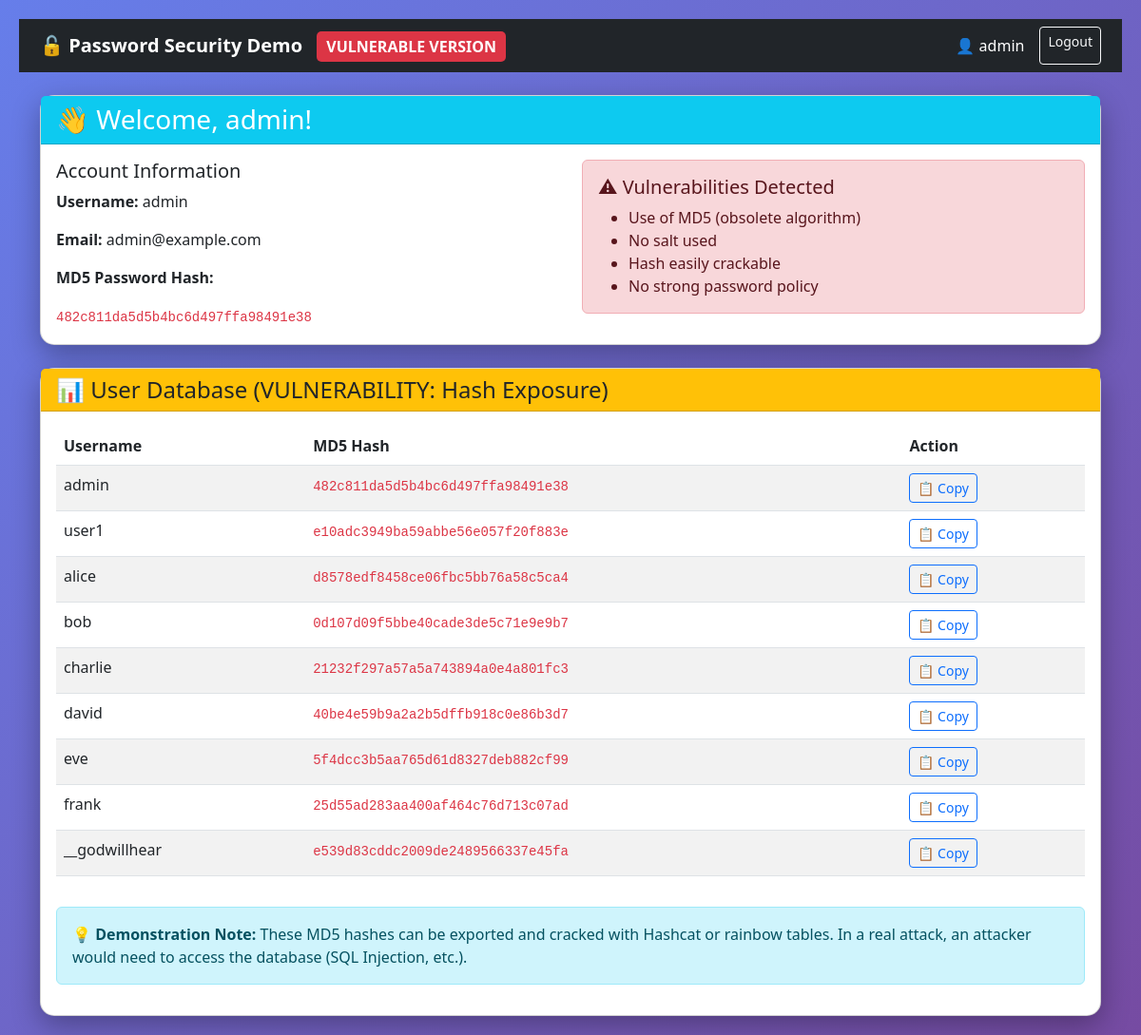
The app's page /dashboard (signed in) with its own data.
### tables this page shows
CREATE TABLE users (
            id INTEGER PRIMARY KEY AUTOINCREMENT,
            username TEXT UNIQUE NOT NULL,
            password TEXT NOT NULL,
            email TEXT NOT NULL
        );

### app.py (the view)
@app.route('/dashboard')
def dashboard():
    if 'user_id' not in session:
        flash('Please log in first!', 'warning')
        return redirect(url_for('login'))
    conn = get_db_connection()
    user = conn.execute('SELECT * FROM users WHERE id = ?', (session['user_id'],)).fetchone()
    all_users = conn.execute('SELECT username, password FROM users').fetchall()
    conn.close()
    return render_template('dashboard.html', user=user, all_users=all_users)

### app.py (called while the page is built)
def get_db_connection():
    conn = sqlite3.connect(DATABASE)
    conn.row_factory = sqlite3.Row
    return conn

### templates/dashboard.html (shortened to what this page needs)
{% extends "base.html" %}
{% block content %}
<div class="row">
    <div class="col-md-12">
        <div class="card mb-4">
            <div class="card-header bg-info text-white">
                <h3 class="mb-0">👋 Welcome, {{ user.username }}!</h3>
            </div>
            <div class="card-body">
                <div class="row">
                    <div class="col-md-6">
                        <h5>Account Information</h5>
                        <p><strong>Username:</strong> {{ user.username }}</p>
                        <p><strong>Email:</strong> {{ user.email }}</p>
                        <p><strong>MD5 Password Hash:</strong></p>
                        <code class="text-danger">{{ user.password }}</code>
                    </div>
                    <div class="col-md-6">
                        <div class="alert alert-danger">
                            <h5>⚠ Vulnerabilities Detected</h5>
                            <ul class="mb-0">
                                <li>Use of MD5 (obsolete algorithm)</li>
                                <li>No salt used</li>
                                <li>Hash easily crackable</li>
                                <li>No strong password policy</li>
                            </ul>
                        </div>
                    </div>
                </div>
            </div>
        </div>
        <div class="card">
            <div class="card-header bg-warning">
                <h4 class="mb-0">📊 User Database (VULNERABILITY: Hash Exposure)</h4>
            </div>
            <div class="card-body">
                <div class="table-responsive">
                    <table class="table table-striped table-hover">
                        <thead>
                            <tr>
                                <th>Username</th>
                                <th>MD5 Hash</th>
                                <th>Action</th>
                            </tr>
                        </thead>
                        <tbody>
                            {% for user_item in all_users %}
                            <tr>
                                <td>{{ user_item.username }}</td>
                                <td><code class="text-danger">{{ user_item.password }}</code></td>
                                <td>
                                    <button class="btn btn-sm btn-outline-primary" onclick="copyHash('{{ user_item.password }}')">
                                        📋 Copy
                                    </button>
                                </td>
                            </tr>
                            {% endfor %}
                        </tbody>
                    </table>
                </div>
                <div class="alert alert-info mt-3">
                    <strong>💡 Demonstration Note:</strong>
                    These MD5 hashes can be exported and cracked with Hashcat or rainbow tables.
                    In a real attack, an attacker would need to access the database (SQL Injection, etc.).
                </div>
            </div>
        </div>
    </div>
</div>
{% endblock %}

### templates/base.html (shortened to what this page needs)
<!DOCTYPE html>
<html lang="en">
<head>
    <link href="https://cdn.jsdelivr.net/npm/bootstrap@5.3.0/dist/css/bootstrap.min.css" rel="stylesheet">
</head>
<body>
    <nav class="navbar navbar-expand-lg navbar-dark bg-dark mb-4">
        <div class="container">
            <a class="navbar-brand" href="/">
                🔓 Password Security Demo
                <span class="vulnerable-badge">VULNERABLE VERSION</span>
            </a>
            <div class="navbar-nav ms-auto">
                {% if session.get('user_id') %}
                    <span class="navbar-text text-white me-3">
                        👤 {{ session.get('username') }}
                    </span>
                    <a class="btn btn-outline-light btn-sm" href="/logout">Logout</a>
                {% else %}
                    <a class="nav-link" href="/login">Login</a>
                    <a class="nav-link" href="/register">Register</a>
                {% endif %}
            </div>
        </div>
    </nav>
    <div class="container">
        {% block content %}{% endblock %}
    </div>
</body>
</html>

### templates/base.html (style rules this page uses)
body { background: linear-gradient(135deg, #667eea 0%, #764ba2 100%); min-height: 100vh; padding: 20px; }
.card { border-radius: 15px; box-shadow: 0 10px 30px rgba(0,0,0,0.3); }
.vulnerable-badge { background-color: #dc3545; color: white; padding: 5px 10px; border-radius: 5px; font-size: 0.8em; margin-left: 10px; }
.navbar-brand { font-weight: bold; }

### records on screen
users: get "admin", username "admin", email "admin@example.com", password "482c811da5d5b4bc6d497ffa98491e38"
users: username "user1", password "e10adc3949ba59abbe56e057f20f883e"
users: username "alice", password "d8578edf8458ce06fbc5bb76a58c5ca4"
users: username "bob", password "0d107d09f5bbe40cade3de5c71e9e9b7"
users: username "charlie", password "21232f297a57a5a743894a0e4a801fc3"
users: username "david", password "40be4e59b9a2a2b5dffb918c0e86b3d7"
users: username "eve", password "5f4dcc3b5aa765d61d8327deb882cf99"
users: username "frank", password "25d55ad283aa400af464c76d713c07ad"
users: username "__godwillhear", password "e539d83cddc2009de2489566337e45fa"
